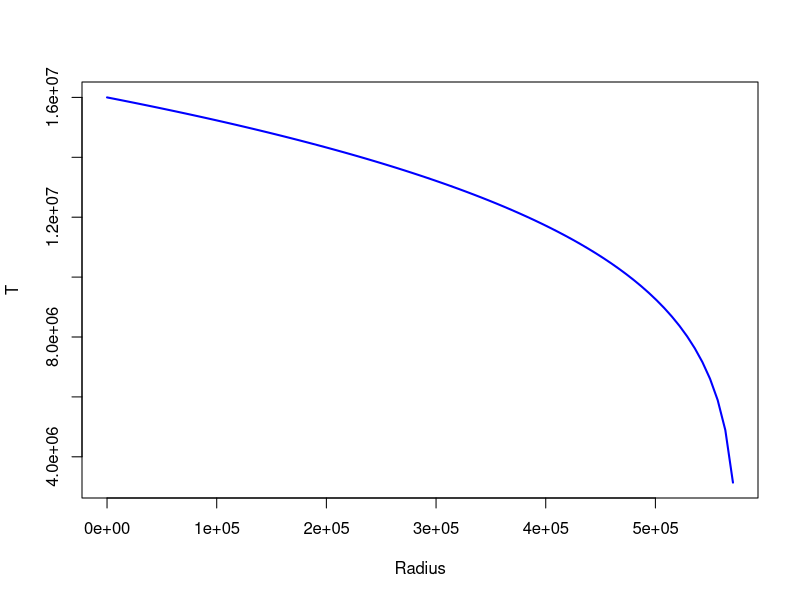

This chart was generated by the following R code:
#Energy transport due to radiation

#dT/dr = -3*k*p*L/4*a*c*T^3*4*phi*r^2

ni = 82
k = 0.1
p = 1410
L = 3.84e26
#c = 299792458
rho = 5.67e-8
#a = 7.56e-16
dr = 6960
T = vector(length=ni)
#dT = vector(length=ni)
T[1] = 1.6e7
r = vector(length=ni)
dT = vector(length=ni)
rr = 696000

for (i in 1:ni){
  #T[i+1] = T[i] + (-3*k*p*L*dr)/(4*a*c*(T[i]^3)*4*pi*(r[i])^2)
  dT[i] = ((-3*k*p*L*dr)/(64*pi*rho*(rr^2)*(T[i]^3)))
  T[i+1] = T[i] + dT[i]
  r[i+1] = r[i] + dr
}

plot(r,T,type = "l",lwd=2,col="blue",xlab = "Radius")